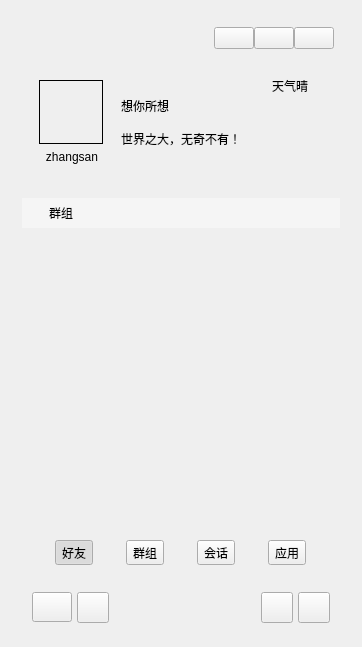
<?xml version="1.0" encoding="UTF-8"?>
<ui version="4.0">
 <class>MainWindow</class>
 <widget class="QWidget" name="MainWindow">
  <property name="geometry">
   <rect>
    <x>0</x>
    <y>0</y>
    <width>362</width>
    <height>647</height>
   </rect>
  </property>
  <property name="maximumSize">
   <size>
    <width>362</width>
    <height>16777215</height>
   </size>
  </property>
  <property name="windowTitle">
   <string>畅想聊天APP</string>
  </property>
  <property name="windowIcon">
   <iconset resource="resource.qrc">
    <normaloff>:/resource/background/app.png</normaloff>:/resource/background/app.png</iconset>
  </property>
  <property name="styleSheet">
   <string notr="true"/>
  </property>
  <layout class="QGridLayout" name="gridLayout_2">
   <item row="0" column="0">
    <widget class="QWidget" name="widget_2" native="true">
     <layout class="QGridLayout" name="gridLayout">
      <item row="0" column="0">
       <widget class="QWidget" name="widgetUserInfo" native="true">
        <property name="minimumSize">
         <size>
          <width>0</width>
          <height>170</height>
         </size>
        </property>
        <property name="maximumSize">
         <size>
          <width>16777215</width>
          <height>170</height>
         </size>
        </property>
        <layout class="QVBoxLayout" name="verticalLayout_9">
         <property name="spacing">
          <number>0</number>
         </property>
         <property name="leftMargin">
          <number>1</number>
         </property>
         <property name="topMargin">
          <number>1</number>
         </property>
         <property name="rightMargin">
          <number>1</number>
         </property>
         <property name="bottomMargin">
          <number>1</number>
         </property>
         <item>
          <widget class="QWidget" name="widgetWinBar" native="true">
           <property name="minimumSize">
            <size>
             <width>0</width>
             <height>30</height>
            </size>
           </property>
           <property name="maximumSize">
            <size>
             <width>16777215</width>
             <height>30</height>
            </size>
           </property>
           <layout class="QHBoxLayout" name="horizontalLayout_7">
            <property name="spacing">
             <number>0</number>
            </property>
            <property name="leftMargin">
             <number>0</number>
            </property>
            <property name="topMargin">
             <number>0</number>
            </property>
            <property name="rightMargin">
             <number>5</number>
            </property>
            <property name="bottomMargin">
             <number>0</number>
            </property>
            <item>
             <widget class="QLabel" name="label_9">
              <property name="minimumSize">
               <size>
                <width>30</width>
                <height>0</height>
               </size>
              </property>
              <property name="text">
               <string/>
              </property>
              <property name="pixmap">
               <pixmap resource="resource.qrc">:/resource/images/robot.png</pixmap>
              </property>
             </widget>
            </item>
            <item>
             <spacer name="horizontalSpacer">
              <property name="orientation">
               <enum>Qt::Horizontal</enum>
              </property>
              <property name="sizeHint" stdset="0">
               <size>
                <width>220</width>
                <height>20</height>
               </size>
              </property>
             </spacer>
            </item>
            <item>
             <widget class="QPushButton" name="btnWinMenu">
              <property name="focusPolicy">
               <enum>Qt::NoFocus</enum>
              </property>
              <property name="text">
               <string/>
              </property>
             </widget>
            </item>
            <item>
             <widget class="QPushButton" name="btnWinMin">
              <property name="focusPolicy">
               <enum>Qt::NoFocus</enum>
              </property>
              <property name="text">
               <string/>
              </property>
              <property name="icon">
               <iconset resource="resource.qrc">
                <normaloff>:/resource/common/ic_min.png</normaloff>:/resource/common/ic_min.png</iconset>
              </property>
             </widget>
            </item>
            <item>
             <widget class="QPushButton" name="btnWinClose">
              <property name="focusPolicy">
               <enum>Qt::NoFocus</enum>
              </property>
              <property name="text">
               <string/>
              </property>
              <property name="icon">
               <iconset resource="resource.qrc">
                <normaloff>:/resource/common/ic_close_white.png</normaloff>:/resource/common/ic_close_white.png</iconset>
              </property>
             </widget>
            </item>
           </layout>
          </widget>
         </item>
         <item>
          <layout class="QHBoxLayout" name="horizontalLayout_8">
           <property name="spacing">
            <number>5</number>
           </property>
           <property name="leftMargin">
            <number>5</number>
           </property>
           <property name="rightMargin">
            <number>5</number>
           </property>
           <item>
            <widget class="QWidget" name="widget" native="true">
             <layout class="QVBoxLayout" name="verticalLayout_2">
              <item>
               <spacer name="verticalSpacer_4">
                <property name="orientation">
                 <enum>Qt::Vertical</enum>
                </property>
                <property name="sizeHint" stdset="0">
                 <size>
                  <width>20</width>
                  <height>40</height>
                 </size>
                </property>
               </spacer>
              </item>
              <item>
               <widget class="WidgetHead" name="widgetHead" native="true">
                <property name="minimumSize">
                 <size>
                  <width>64</width>
                  <height>64</height>
                 </size>
                </property>
                <property name="maximumSize">
                 <size>
                  <width>64</width>
                  <height>64</height>
                 </size>
                </property>
                <property name="styleSheet">
                 <string notr="true">border: 1px solid #000000;</string>
                </property>
                <layout class="QHBoxLayout" name="horizontalLayout_9">
                 <property name="spacing">
                  <number>0</number>
                 </property>
                 <property name="leftMargin">
                  <number>0</number>
                 </property>
                 <property name="topMargin">
                  <number>0</number>
                 </property>
                 <property name="rightMargin">
                  <number>0</number>
                 </property>
                 <property name="bottomMargin">
                  <number>0</number>
                 </property>
                </layout>
               </widget>
              </item>
              <item>
               <widget class="QLabel" name="labelUser">
                <property name="text">
                 <string>zhangsan</string>
                </property>
                <property name="alignment">
                 <set>Qt::AlignCenter</set>
                </property>
               </widget>
              </item>
              <item>
               <spacer name="verticalSpacer_3">
                <property name="orientation">
                 <enum>Qt::Vertical</enum>
                </property>
                <property name="sizeHint" stdset="0">
                 <size>
                  <width>20</width>
                  <height>40</height>
                 </size>
                </property>
               </spacer>
              </item>
             </layout>
            </widget>
           </item>
           <item>
            <layout class="QVBoxLayout" name="verticalLayout_7">
             <property name="spacing">
              <number>15</number>
             </property>
             <item>
              <spacer name="verticalSpacer_2">
               <property name="orientation">
                <enum>Qt::Vertical</enum>
               </property>
               <property name="sizeHint" stdset="0">
                <size>
                 <width>20</width>
                 <height>40</height>
                </size>
               </property>
              </spacer>
             </item>
             <item>
              <widget class="QLabel" name="labelUserName">
               <property name="text">
                <string>想你所想</string>
               </property>
              </widget>
             </item>
             <item>
              <widget class="QLabel" name="labelUserMask">
               <property name="text">
                <string>世界之大，无奇不有！</string>
               </property>
              </widget>
             </item>
             <item>
              <spacer name="verticalSpacer">
               <property name="orientation">
                <enum>Qt::Vertical</enum>
               </property>
               <property name="sizeHint" stdset="0">
                <size>
                 <width>20</width>
                 <height>40</height>
                </size>
               </property>
              </spacer>
             </item>
            </layout>
           </item>
           <item>
            <layout class="QVBoxLayout" name="verticalLayout_8">
             <item>
              <widget class="QLabel" name="label_10">
               <property name="text">
                <string>天气晴</string>
               </property>
               <property name="alignment">
                <set>Qt::AlignCenter</set>
               </property>
              </widget>
             </item>
             <item>
              <widget class="QLabel" name="label_12">
               <property name="text">
                <string/>
               </property>
               <property name="alignment">
                <set>Qt::AlignCenter</set>
               </property>
              </widget>
             </item>
            </layout>
           </item>
          </layout>
         </item>
        </layout>
       </widget>
      </item>
      <item row="1" column="0">
       <widget class="AnimationStackedWidget" name="GCStackedWidget">
        <property name="styleSheet">
         <string notr="true"/>
        </property>
        <property name="currentIndex">
         <number>1</number>
        </property>
        <widget class="QWidget" name="page2">
         <layout class="QVBoxLayout" name="verticalLayout_4">
          <property name="spacing">
           <number>0</number>
          </property>
          <property name="leftMargin">
           <number>0</number>
          </property>
          <property name="topMargin">
           <number>0</number>
          </property>
          <property name="rightMargin">
           <number>0</number>
          </property>
          <property name="bottomMargin">
           <number>0</number>
          </property>
          <item>
           <widget class="QWidget" name="widgetFrindT" native="true">
            <property name="maximumSize">
             <size>
              <width>16777215</width>
              <height>30</height>
             </size>
            </property>
            <property name="styleSheet">
             <string notr="true">QWidget#widgetFrindT  {
	background-color: #5AFFFFFF;
}</string>
            </property>
            <layout class="QHBoxLayout" name="horizontalLayout_3" stretch="0,1">
             <property name="spacing">
              <number>10</number>
             </property>
             <property name="leftMargin">
              <number>10</number>
             </property>
             <property name="topMargin">
              <number>0</number>
             </property>
             <property name="rightMargin">
              <number>0</number>
             </property>
             <property name="bottomMargin">
              <number>0</number>
             </property>
             <item>
              <widget class="QLabel" name="label_3">
               <property name="text">
                <string/>
               </property>
               <property name="pixmap">
                <pixmap resource="resource.qrc">:/resource/images/ic_user.png</pixmap>
               </property>
               <property name="scaledContents">
                <bool>false</bool>
               </property>
              </widget>
             </item>
             <item>
              <widget class="QLabel" name="label_4">
               <property name="text">
                <string>联系人</string>
               </property>
              </widget>
             </item>
            </layout>
           </widget>
          </item>
          <item>
           <widget class="QQListWidget" name="frindListWidget" native="true"/>
          </item>
         </layout>
        </widget>
        <widget class="QWidget" name="page3">
         <layout class="QVBoxLayout" name="verticalLayout_3">
          <property name="spacing">
           <number>0</number>
          </property>
          <property name="leftMargin">
           <number>0</number>
          </property>
          <property name="topMargin">
           <number>0</number>
          </property>
          <property name="rightMargin">
           <number>0</number>
          </property>
          <property name="bottomMargin">
           <number>0</number>
          </property>
          <item>
           <widget class="QWidget" name="widgetGroupT" native="true">
            <property name="maximumSize">
             <size>
              <width>16777215</width>
              <height>30</height>
             </size>
            </property>
            <property name="styleSheet">
             <string notr="true">QWidget#widgetGroupT  {
	background-color: #5AFFFFFF;
}</string>
            </property>
            <layout class="QHBoxLayout" name="horizontalLayout_4" stretch="0,1">
             <property name="spacing">
              <number>10</number>
             </property>
             <property name="leftMargin">
              <number>10</number>
             </property>
             <property name="topMargin">
              <number>0</number>
             </property>
             <property name="rightMargin">
              <number>0</number>
             </property>
             <property name="bottomMargin">
              <number>0</number>
             </property>
             <item>
              <widget class="QLabel" name="label_5">
               <property name="text">
                <string/>
               </property>
               <property name="pixmap">
                <pixmap resource="resource.qrc">:/resource/images/ic_group.png</pixmap>
               </property>
               <property name="scaledContents">
                <bool>false</bool>
               </property>
              </widget>
             </item>
             <item>
              <widget class="QLabel" name="label_6">
               <property name="text">
                <string>群组</string>
               </property>
              </widget>
             </item>
            </layout>
           </widget>
          </item>
          <item>
           <widget class="QQListWidget" name="groupListWidget" native="true"/>
          </item>
         </layout>
        </widget>
        <widget class="QWidget" name="page">
         <layout class="QVBoxLayout" name="verticalLayout_10">
          <property name="spacing">
           <number>0</number>
          </property>
          <property name="leftMargin">
           <number>0</number>
          </property>
          <property name="topMargin">
           <number>0</number>
          </property>
          <property name="rightMargin">
           <number>0</number>
          </property>
          <property name="bottomMargin">
           <number>0</number>
          </property>
          <item>
           <widget class="QWidget" name="widgetConVT" native="true">
            <property name="maximumSize">
             <size>
              <width>16777215</width>
              <height>30</height>
             </size>
            </property>
            <property name="styleSheet">
             <string notr="true">QWidget#widgetConVT  {
	background-color: #5AFFFFFF;
}</string>
            </property>
            <layout class="QHBoxLayout" name="horizontalLayout_2" stretch="0,1">
             <property name="spacing">
              <number>10</number>
             </property>
             <property name="leftMargin">
              <number>10</number>
             </property>
             <property name="topMargin">
              <number>0</number>
             </property>
             <property name="rightMargin">
              <number>0</number>
             </property>
             <property name="bottomMargin">
              <number>0</number>
             </property>
             <item>
              <widget class="QLabel" name="label">
               <property name="text">
                <string/>
               </property>
               <property name="pixmap">
                <pixmap resource="resource.qrc">:/resource/images/ic_chat.png</pixmap>
               </property>
               <property name="scaledContents">
                <bool>false</bool>
               </property>
              </widget>
             </item>
             <item>
              <widget class="QLabel" name="label_2">
               <property name="text">
                <string>会话</string>
               </property>
              </widget>
             </item>
            </layout>
           </widget>
          </item>
          <item>
           <widget class="QQListWidget" name="convationListWidget" native="true"/>
          </item>
         </layout>
        </widget>
        <widget class="QWidget" name="page_2">
         <layout class="QVBoxLayout" name="verticalLayout_6">
          <property name="spacing">
           <number>0</number>
          </property>
          <property name="leftMargin">
           <number>0</number>
          </property>
          <property name="topMargin">
           <number>0</number>
          </property>
          <property name="rightMargin">
           <number>0</number>
          </property>
          <property name="bottomMargin">
           <number>0</number>
          </property>
          <item>
           <widget class="QWidget" name="widgetApply" native="true">
            <property name="maximumSize">
             <size>
              <width>16777215</width>
              <height>30</height>
             </size>
            </property>
            <property name="styleSheet">
             <string notr="true">QWidget#widgetApply  {
	background-color: #5AFFFFFF;
}</string>
            </property>
            <layout class="QHBoxLayout" name="horizontalLayout_6" stretch="0,1">
             <property name="spacing">
              <number>10</number>
             </property>
             <property name="leftMargin">
              <number>10</number>
             </property>
             <property name="topMargin">
              <number>0</number>
             </property>
             <property name="rightMargin">
              <number>0</number>
             </property>
             <property name="bottomMargin">
              <number>0</number>
             </property>
             <item>
              <widget class="QLabel" name="label_7">
               <property name="text">
                <string/>
               </property>
               <property name="pixmap">
                <pixmap resource="resource.qrc">:/resource/images/ic_app.png</pixmap>
               </property>
               <property name="scaledContents">
                <bool>false</bool>
               </property>
              </widget>
             </item>
             <item>
              <widget class="QLabel" name="label_8">
               <property name="text">
                <string>应用</string>
               </property>
              </widget>
             </item>
            </layout>
           </widget>
          </item>
          <item>
           <widget class="QQListWidget" name="widget_5" native="true"/>
          </item>
         </layout>
        </widget>
       </widget>
      </item>
      <item row="2" column="0">
       <widget class="QWidget" name="widgetBottom" native="true">
        <property name="minimumSize">
         <size>
          <width>0</width>
          <height>110</height>
         </size>
        </property>
        <property name="maximumSize">
         <size>
          <width>16777215</width>
          <height>110</height>
         </size>
        </property>
        <layout class="QVBoxLayout" name="verticalLayout_5">
         <property name="spacing">
          <number>0</number>
         </property>
         <property name="leftMargin">
          <number>0</number>
         </property>
         <property name="topMargin">
          <number>0</number>
         </property>
         <property name="rightMargin">
          <number>0</number>
         </property>
         <property name="bottomMargin">
          <number>0</number>
         </property>
         <item>
          <widget class="QWidget" name="widgetButtons" native="true">
           <property name="minimumSize">
            <size>
             <width>0</width>
             <height>65</height>
            </size>
           </property>
           <layout class="QHBoxLayout" name="horizontalLayout">
            <property name="spacing">
             <number>0</number>
            </property>
            <property name="leftMargin">
             <number>0</number>
            </property>
            <property name="topMargin">
             <number>0</number>
            </property>
            <property name="rightMargin">
             <number>0</number>
            </property>
            <property name="bottomMargin">
             <number>0</number>
            </property>
            <item>
             <widget class="QToolButton" name="btnFrind">
              <property name="text">
               <string>好友</string>
              </property>
              <property name="icon">
               <iconset resource="resource.qrc">
                <normaloff>:/resource/images/contacts.png</normaloff>:/resource/images/contacts.png</iconset>
              </property>
              <property name="iconSize">
               <size>
                <width>24</width>
                <height>24</height>
               </size>
              </property>
              <property name="checkable">
               <bool>true</bool>
              </property>
              <property name="checked">
               <bool>true</bool>
              </property>
              <property name="toolButtonStyle">
               <enum>Qt::ToolButtonTextUnderIcon</enum>
              </property>
             </widget>
            </item>
            <item>
             <widget class="QToolButton" name="btnGroup">
              <property name="text">
               <string>群组</string>
              </property>
              <property name="icon">
               <iconset resource="resource.qrc">
                <normaloff>:/resource/images/group_normal.png</normaloff>:/resource/images/group_normal.png</iconset>
              </property>
              <property name="iconSize">
               <size>
                <width>24</width>
                <height>24</height>
               </size>
              </property>
              <property name="checkable">
               <bool>true</bool>
              </property>
              <property name="toolButtonStyle">
               <enum>Qt::ToolButtonTextUnderIcon</enum>
              </property>
             </widget>
            </item>
            <item>
             <widget class="QToolButton" name="btnConversation">
              <property name="toolTip">
               <string>会话</string>
              </property>
              <property name="text">
               <string>会话</string>
              </property>
              <property name="icon">
               <iconset resource="resource.qrc">
                <normaloff>:/resource/images/conversation_normal.png</normaloff>:/resource/images/conversation_normal.png</iconset>
              </property>
              <property name="iconSize">
               <size>
                <width>24</width>
                <height>24</height>
               </size>
              </property>
              <property name="checkable">
               <bool>true</bool>
              </property>
              <property name="checked">
               <bool>false</bool>
              </property>
              <property name="toolButtonStyle">
               <enum>Qt::ToolButtonTextUnderIcon</enum>
              </property>
             </widget>
            </item>
            <item>
             <widget class="QToolButton" name="btnApplay">
              <property name="toolTip">
               <string>应用</string>
              </property>
              <property name="text">
               <string>应用</string>
              </property>
              <property name="icon">
               <iconset resource="resource.qrc">
                <normaloff>:/resource/images/applay.png</normaloff>:/resource/images/applay.png</iconset>
              </property>
              <property name="iconSize">
               <size>
                <width>24</width>
                <height>24</height>
               </size>
              </property>
              <property name="checkable">
               <bool>true</bool>
              </property>
              <property name="checked">
               <bool>false</bool>
              </property>
              <property name="toolButtonStyle">
               <enum>Qt::ToolButtonTextUnderIcon</enum>
              </property>
             </widget>
            </item>
           </layout>
          </widget>
         </item>
         <item>
          <widget class="QWidget" name="widgetMenu" native="true">
           <property name="minimumSize">
            <size>
             <width>0</width>
             <height>35</height>
            </size>
           </property>
           <property name="maximumSize">
            <size>
             <width>16777215</width>
             <height>35</height>
            </size>
           </property>
           <layout class="QHBoxLayout" name="horizontalLayout_5">
            <property name="spacing">
             <number>5</number>
            </property>
            <property name="leftMargin">
             <number>10</number>
            </property>
            <property name="topMargin">
             <number>2</number>
            </property>
            <property name="rightMargin">
             <number>10</number>
            </property>
            <property name="bottomMargin">
             <number>2</number>
            </property>
            <item>
             <widget class="QPushButton" name="btnSysMenu">
              <property name="minimumSize">
               <size>
                <width>0</width>
                <height>30</height>
               </size>
              </property>
              <property name="toolTip">
               <string>系统菜单</string>
              </property>
              <property name="text">
               <string/>
              </property>
              <property name="icon">
               <iconset resource="resource.qrc">
                <normaloff>:/resource/common/ic_sysmen.png</normaloff>:/resource/common/ic_sysmen.png</iconset>
              </property>
              <property name="iconSize">
               <size>
                <width>24</width>
                <height>24</height>
               </size>
              </property>
             </widget>
            </item>
            <item>
             <widget class="QToolButton" name="tbtnAddUser">
              <property name="minimumSize">
               <size>
                <width>0</width>
                <height>30</height>
               </size>
              </property>
              <property name="toolTip">
               <string>添加好友</string>
              </property>
              <property name="text">
               <string/>
              </property>
              <property name="icon">
               <iconset resource="resource.qrc">
                <normaloff>:/resource/common/ic_user_add.png</normaloff>:/resource/common/ic_user_add.png</iconset>
              </property>
              <property name="iconSize">
               <size>
                <width>24</width>
                <height>24</height>
               </size>
              </property>
             </widget>
            </item>
            <item>
             <spacer name="horizontalSpacer_2">
              <property name="orientation">
               <enum>Qt::Horizontal</enum>
              </property>
              <property name="sizeHint" stdset="0">
               <size>
                <width>40</width>
                <height>20</height>
               </size>
              </property>
             </spacer>
            </item>
            <item>
             <widget class="QToolButton" name="tbtnWeather">
              <property name="minimumSize">
               <size>
                <width>0</width>
                <height>30</height>
               </size>
              </property>
              <property name="toolTip">
               <string>天气查询</string>
              </property>
              <property name="text">
               <string/>
              </property>
              <property name="icon">
               <iconset resource="resource.qrc">
                <normaloff>:/resource/common/ic_weather.png</normaloff>:/resource/common/ic_weather.png</iconset>
              </property>
              <property name="iconSize">
               <size>
                <width>24</width>
                <height>24</height>
               </size>
              </property>
             </widget>
            </item>
            <item>
             <widget class="QToolButton" name="tbtnCalendar">
              <property name="minimumSize">
               <size>
                <width>0</width>
                <height>30</height>
               </size>
              </property>
              <property name="toolTip">
               <string>日历</string>
              </property>
              <property name="text">
               <string/>
              </property>
              <property name="icon">
               <iconset resource="resource.qrc">
                <normaloff>:/resource/common/ic_calendar.png</normaloff>:/resource/common/ic_calendar.png</iconset>
              </property>
              <property name="iconSize">
               <size>
                <width>24</width>
                <height>24</height>
               </size>
              </property>
             </widget>
            </item>
           </layout>
          </widget>
         </item>
        </layout>
       </widget>
      </item>
     </layout>
    </widget>
   </item>
  </layout>
 </widget>
 <layoutdefault spacing="6" margin="11"/>
 <customwidgets>
  <customwidget>
   <class>QQListWidget</class>
   <extends>QWidget</extends>
   <header>qqlist/qqlistwidget.h</header>
   <container>1</container>
  </customwidget>
  <customwidget>
   <class>WidgetHead</class>
   <extends>QWidget</extends>
   <header location="global">widgethead.h</header>
   <container>1</container>
  </customwidget>
  <customwidget>
   <class>AnimationStackedWidget</class>
   <extends>QStackedWidget</extends>
   <header>animationstackedwidget.h</header>
   <container>1</container>
  </customwidget>
 </customwidgets>
 <resources>
  <include location="resource.qrc"/>
 </resources>
 <connections>
  <connection>
   <sender>btnWinMin</sender>
   <signal>clicked()</signal>
   <receiver>MainWindow</receiver>
   <slot>showMinimized()</slot>
   <hints>
    <hint type="sourcelabel">
     <x>265</x>
     <y>13</y>
    </hint>
    <hint type="destinationlabel">
     <x>330</x>
     <y>81</y>
    </hint>
   </hints>
  </connection>
  <connection>
   <sender>btnWinClose</sender>
   <signal>clicked()</signal>
   <receiver>MainWindow</receiver>
   <slot>hide()</slot>
   <hints>
    <hint type="sourcelabel">
     <x>288</x>
     <y>17</y>
    </hint>
    <hint type="destinationlabel">
     <x>399</x>
     <y>54</y>
    </hint>
   </hints>
  </connection>
 </connections>
</ui>
